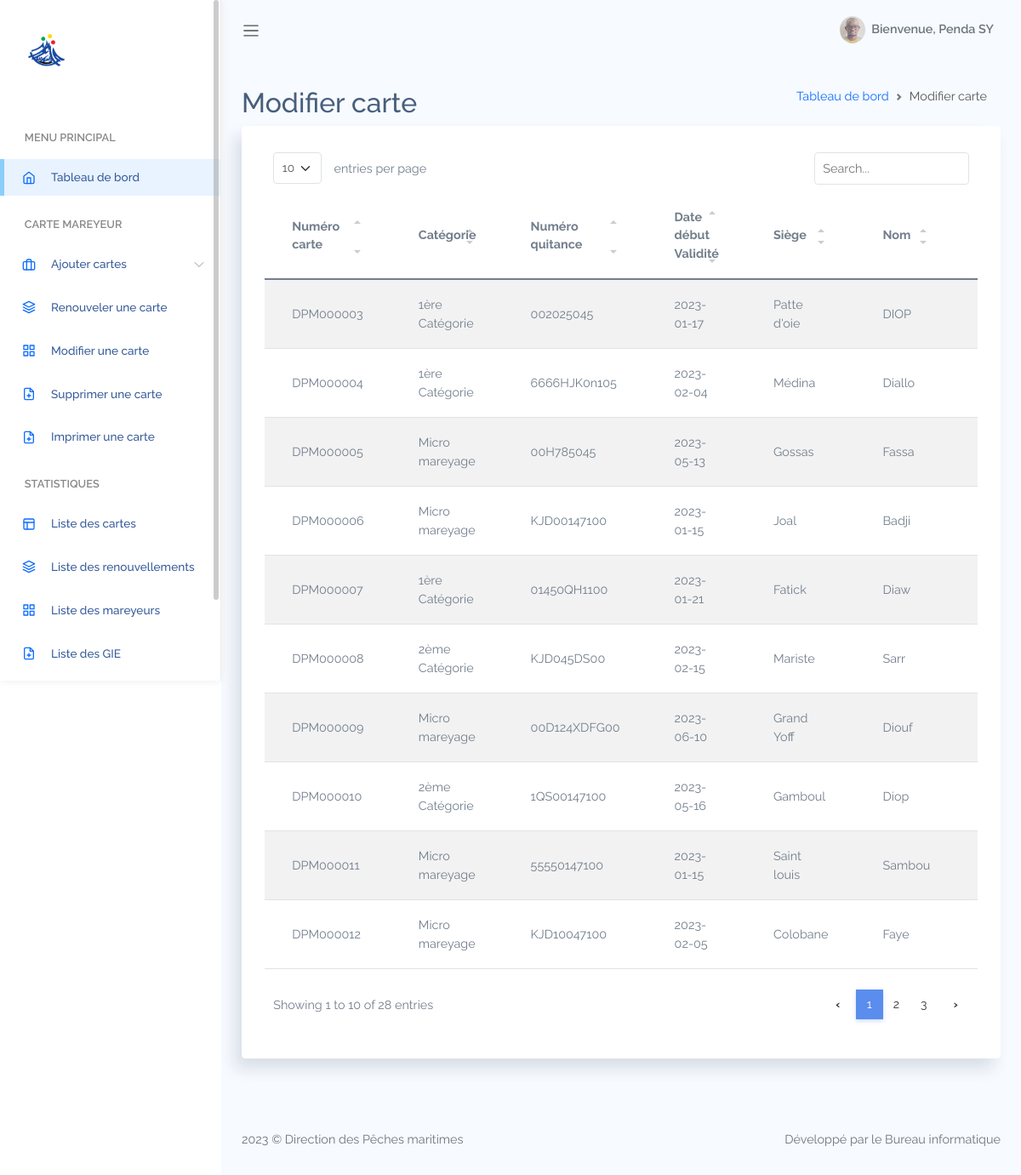
Page /dist/modificationCarte.php (signed in) on the committed database.
### tables this page shows
CREATE TABLE `utilisateur` (
  `idUtilisateur` int(11) NOT NULL,
  `NomUtilisateur` varchar(255) NOT NULL,
  `PrenomUtilisateur` varchar(255) NOT NULL,
  `AdresseUtilisateur` varchar(255) NOT NULL,
  `FonctionUtilisateur` varchar(255) NOT NULL,
  `EmailUtilisateur` varchar(255) NOT NULL,
  `LoginUtilisateur` varchar(255) NOT NULL,
  `MDPUtilisateur` varchar(255) NOT NULL,
  `PhotoUtilisateur` blob NOT NULL,
  `encrypted_password` varchar(255) DEFAULT NULL,
  `reset_password_tok` varchar(255) DEFAULT NULL,
  `reset_password_sent_at` datetime DEFAULT NULL,
  `remember_created_at` datetime DEFAULT NULL,
  `sign_in_count` int(11) DEFAULT NULL,
  `current_sign_in_at` datetime DEFAULT NULL,
  `last_sign_in_at` datetime DEFAULT NULL,
  `current_sign_in_ip` varchar(255) DEFAULT NULL,
  `last_sign_in_ip` varchar(255) DEFAULT NULL,
  `idRoles` int(11) DEFAULT NULL
);

CREATE TABLE `cartemareyeur` (
  `idCarteMareyeur` int(11) NOT NULL,
  `NumeroCarte` varchar(30) NOT NULL,
  `idEntreprise` int(11) DEFAULT NULL,
  `LibelleCategorie` varchar(85) NOT NULL,
  `MontantCategorie` int(11) NOT NULL,
  `NumQuitance` varchar(20) NOT NULL,
  `DateQuitance` date NOT NULL,
  `DateDebutValid` date NOT NULL,
  `DateFinValid` date NOT NULL,
  `Siege` varchar(45) NOT NULL
);

CREATE TABLE `personne` (
  `idPersonne` int(11) NOT NULL,
  `NomPersonne` varchar(85) NOT NULL,
  `PrenomPersonne` varchar(85) NOT NULL,
  `DateNaissance` date NOT NULL,
  `LieuNaissance` varchar(85) NOT NULL,
  `CNI` varchar(20) NOT NULL,
  `DateDelivranceCNI` date NOT NULL,
  `Genre` enum('Homme','Femme') NOT NULL,
  `PhonePersonne` varchar(20) NOT NULL,
  `AdressePersonne` varchar(85) NOT NULL,
  `Profession` varchar(85) NOT NULL,
  `Photo` blob NOT NULL
);

### dist/modificationCarte.php (the view, shortened to what this page needs)
<?php
    $dbHost = "localhost";
    $dbUser = "root";
    $dbMdp = "";
    $dbName = "cartemetier";
    $conn = mysqli_connect($dbHost, $dbUser, $dbMdp, $dbName);
    if (isset($_SESSION['email'])) {
        $email = $_SESSION['email'];
        $requete = "SELECT PrenomUtilisateur, NomUtilisateur FROM Utilisateur WHERE EmailUtilisateur = '$email'";
        $resultat = mysqli_query($conn, $requete);
        if (mysqli_num_rows($resultat) == 1) {
            $utilisateur = mysqli_fetch_assoc($resultat);
            $prenomUtilisateur = $utilisateur['PrenomUtilisateur'];
            $nomUtilisateur = $utilisateur['NomUtilisateur'];
        }
    } else {
        header("Location: http://localhost/cartemetier/index.php");
        exit();
    }
    $sql2 = "SELECT cm.idCarteMareyeur, cm.NumeroCarte, cm.LibelleCategorie, cm.NumQuitance, cm.DateDebutValid, cm.Siege,
                    p.NomPersonne, p.PrenomPersonne, p.CNI, p.Genre, p.PhonePersonne,
                    e.NumRegistreCom
            FROM CarteMareyeur cm
            JOIN Entreprise e ON cm.idEntreprise = e.idEntreprise
            JOIN Personne p ON e.idPersonne = p.idPersonne";
    $result2 = $conn->query($sql2);
?>
<!DOCTYPE html>
<html lang="en">
<head>
    <link rel="stylesheet" href="assets/css/bootstrap.css">
<link rel="stylesheet" href="assets/vendors/simple-datatables/style.css">
    <link rel="stylesheet" href="assets/vendors/perfect-scrollbar/perfect-scrollbar.css">
    <link rel="stylesheet" href="assets/css/app.css">
</head>
<body>
    <div id="app">
        <div id="sidebar" class='active'>
            <div class="sidebar-wrapper active">
    <div class="sidebar-header">
        <img src="assets/images/logo-dpm.png" alt="" srcset="">
    </div>
    <div class="sidebar-menu">
        <ul class="menu">
                <li class='sidebar-title'>Menu Principal</li>
                <li class="sidebar-item active ">
                    <a href="tableau_de_bord.php" class='sidebar-link'>
                        <i data-feather="home" width="20"></i>
                        <span>Tableau de bord</span>
                    </a>
                </li>
                <li class='sidebar-title'>CARTE MAREYEUR</li>
                <li class="sidebar-item  has-sub">
                    <a href="#" class='sidebar-link'>
                        <i data-feather="briefcase" width="20"></i>
                        <span>Ajouter cartes</span>
                    </a>
                </li>
                <li class="sidebar-item  ">
                    <a href="renouvelerCarte.php" class='sidebar-link'>
                        <i data-feather="layers" width="20"></i>
                        <span>Renouveler une carte</span>
                    </a>
                </li>
                <li class="sidebar-item  ">
                    <a href="modificationCarte.php" class='sidebar-link'>
                        <i data-feather="grid" width="20"></i>
                        <span>Modifier une carte</span>
                    </a>
                </li>
                <li class="sidebar-item  ">
                    <a href="suppressionCarte.php" class='sidebar-link'>
                        <i data-feather="file-plus" width="20"></i>
                        <span>Supprimer une carte</span>
                    </a>
                </li>
                <li class="sidebar-item  ">
                    <a href="imprimerCarteMareyeur.php" class='sidebar-link'>
                        <i data-feather="file-plus" width="20"></i>
                        <span>Imprimer une carte</span>
                    </a>
                </li>
                <li class='sidebar-title'>STATISTIQUES</li>
                <li class="sidebar-item  ">
                    <a href="listeCarteMareyeur.php" class='sidebar-link'>
                        <i data-feather="layout" width="20"></i>
                        <span>Liste des cartes</span>
                    </a>
                </li>
                <li class="sidebar-item  ">
                    <a href="listeRenouvellement.php" class='sidebar-link'>
                        <i data-feather="layers" width="20"></i>
                        <span>Liste des renouvellements</span>
                    </a>
                </li>
                <li class="sidebar-item  ">
                    <a href="listeMareyeurs.php" class='sidebar-link'>
                        <i data-feather="grid" width="20"></i>
                        <span>Liste des mareyeurs</span>
                    </a>
                </li>
                <li class="sidebar-item  ">
                    <a href="listeEntreprise.php" class='sidebar-link'>
                        <i data-feather="file-plus" width="20"></i>
                        <span>Liste des GIE</span>
                    </a>
                </li>
                <li class='sidebar-title'>Authentification</li>
        </ul>
    </div>
</div>
        </div>
        <div id="main">
            <nav class="navbar navbar-header navbar-expand navbar-light">
                <a class="sidebar-toggler" href="#"><span class="navbar-toggler-icon"></span></a>
                <div class="collapse navbar-collapse" id="navbarSupportedContent">
                    <ul class="navbar-nav d-flex align-items-center navbar-light ms-auto">
                        <li class="dropdown">
                            <a href="#" data-bs-toggle="dropdown" class="nav-link dropdown-toggle nav-link-lg nav-link-user">
                                <div class="avatar me-1">
                                    <img src="assets/images/avatar/mmd.jpg" alt="" srcset="">
                                </div>
                                <div class="d-none d-md-block d-lg-inline-block">Bienvenue, <?php echo $prenomUtilisateur . ' ' . $nomUtilisateur; ?></div>
                            </a>
                        </li>
                    </ul>
                </div>
            </nav>
<div class="main-content container-fluid">
    <div class="page-title">
        <div class="row">
            <div class="col-12 col-md-6 order-md-1 order-last">
                <h3>Modifier carte</h3>
            </div>
            <div class="col-12 col-md-6 order-md-2 order-first">
                <nav aria-label="breadcrumb" class='breadcrumb-header'>
                    <ol class="breadcrumb">
                        <li class="breadcrumb-item"><a href="tableau_de_bord.php">Tableau de bord</a></li>
                        <li class="breadcrumb-item active" aria-current="page">Modifier carte</li>
                    </ol>
                </nav>
            </div>
        </div>
    </div>
    <section class="section">
        <div class="card">
            <div class="card-body">
                <table class='table table-striped' id="table1">
                    <thead>
                        <tr>
                            <th>Numéro carte</th>
                            <th>Catégorie</th>
                            <th>Numéro quitance</th>
                            <th>Date début Validité</th>
                            <th>Siège</th>
                            <th>Nom</th>
                            <th>Prénom</th>
                        </tr>
                    </thead>
                    <tbody>
                        <?php
                            if ($result2 && $result2->num_rows > 0) {
                                while ($row = $result2->fetch_assoc()) {
                                    echo "<tr>";
                                    echo "<td>" . $row['NumeroCarte'] . "</td>";
                                    echo "<td>" . $row['LibelleCategorie'] . "</td>";
                                    echo "<td>" . $row['NumQuitance'] . "</td>";
                                    echo "<td>" . $row['DateDebutValid'] . "</td>";
                                    echo "<td>" . $row['Siege'] . "</td>";
                                    echo "<td>" . $row['NomPersonne'] . "</td>";
                                    echo "<td>" . $row['PrenomPersonne'] . "</td>";
                                    echo "</tr>";
                                }
                            } else {
                                echo "<tr><td colspan='12'>Aucune carte enregistrée.</td></tr>";
                            }
                        ?>
                    </tbody>
                </table>
            </div>
        </div>
    </section>
</div>
            <footer>
                <div class="footer clearfix mb-0 text-muted">
                    <div class="float-start">
                        <p>2023 &copy; Direction des Pêches maritimes</p>
                    </div>
                    <div class="float-end">
                        <p>Développé par le Bureau informatique</a></p>
                    </div>
            </footer>
        </div>
    </div>
</body>
</html>

### rows in the picture
utilisateur: PrenomUtilisateur "Penda", NomUtilisateur "SY"
cartemareyeur: NumeroCarte "DPM000003", LibelleCategorie "1ère Catégorie", NumQuitance "002025045", DateDebutValid "2023-01-17", Siege "Patte d'oie", personne.NomPersonne "DIOP"
cartemareyeur: NumeroCarte "DPM000004", LibelleCategorie "1ère Catégorie", NumQuitance "6666HJK0n105", DateDebutValid "2023-02-04", Siege "Médina", personne.NomPersonne "Diallo"
cartemareyeur: NumeroCarte "DPM000005", LibelleCategorie "Micro mareyage", NumQuitance "00H785045", DateDebutValid "2023-05-13", Siege "Gossas", personne.NomPersonne "Fassa"
cartemareyeur: NumeroCarte "DPM000006", LibelleCategorie "Micro mareyage", NumQuitance "KJD00147100", DateDebutValid "2023-01-15", Siege "Joal", personne.NomPersonne "Badji"
cartemareyeur: NumeroCarte "DPM000007", LibelleCategorie "1ère Catégorie", NumQuitance "01450QH1100", DateDebutValid "2023-01-21", Siege "Fatick", personne.NomPersonne "Diaw"
cartemareyeur: NumeroCarte "DPM000008", LibelleCategorie "2ème Catégorie", NumQuitance "KJD045DS00", DateDebutValid "2023-02-15", Siege "Mariste", personne.NomPersonne "Sarr"
cartemareyeur: NumeroCarte "DPM000009", LibelleCategorie "Micro mareyage", NumQuitance "00D124XDFG00", DateDebutValid "2023-06-10", Siege "Grand Yoff", personne.NomPersonne "Diouf"
cartemareyeur: NumeroCarte "DPM000010", LibelleCategorie "2ème Catégorie", NumQuitance "1QS00147100", DateDebutValid "2023-05-16", Siege "Gamboul", personne.NomPersonne "Diop"
cartemareyeur: NumeroCarte "DPM000011", LibelleCategorie "Micro mareyage", NumQuitance "55550147100", DateDebutValid "2023-01-15", Siege "Saint louis", personne.NomPersonne "Sambou"
cartemareyeur: NumeroCarte "DPM000012", LibelleCategorie "Micro mareyage", NumQuitance "KJD10047100", DateDebutValid "2023-02-05", Siege "Colobane", personne.NomPersonne "Faye"
